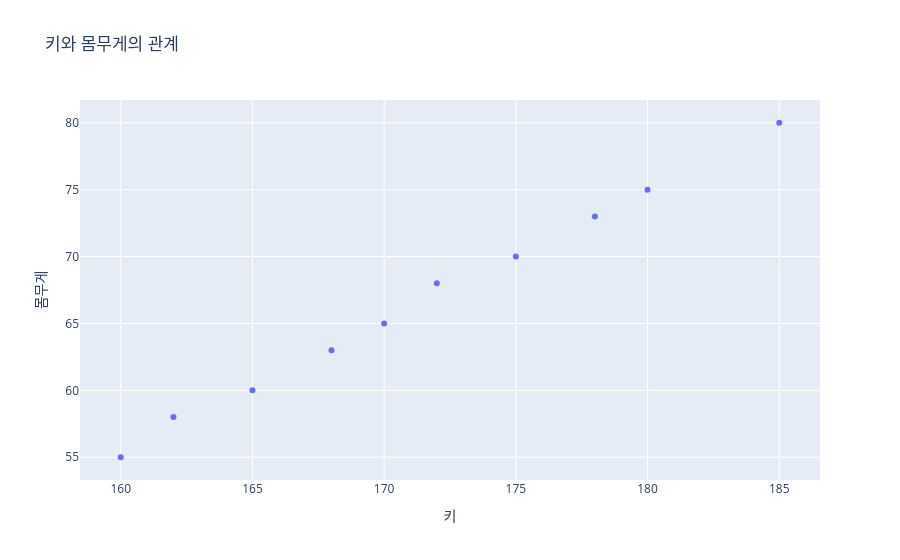

Notebook code for this chart:
### Markdown cell above
# 산점도 (Scatter Plot)

### Code cell
# 키와 몸무게 데이터
# plotly.express px 패키지 : 인터렉티브 시각화 
height_weight = {
    '키': [160, 165, 170, 175, 180, 162, 168, 172, 178, 185],
    '몸무게': [55, 60, 65, 70, 75, 58, 63, 68, 73, 80],
    '성별': ['여성', '여성', '여성', '남성', '남성', 
           '여성', '여성', '남성', '남성', '남성']
}

df_body = pd.DataFrame(height_weight)

fig = px.scatter(df_body, x='키', y='몸무게',
                 title='키와 몸무게의 관계')

fig.show()

### Figure 1 — Plotly figure (JSON) as saved in the notebook; plotly's stock layout.template omitted (floating-point values rounded to 4 significant figures)
{"data": [{"hovertemplate": "키=%{x}<br>몸무게=%{y}<extra></extra>", "legendgroup": "", "marker": {"color": "#636efa", "symbol": "circle"}, "mode": "markers", "name": "", "orientation": "v", "showlegend": false, "type": "scatter", "x": [160, 165, 170, 175, 180, 162, 168, 172, 178, 185], "xaxis": "x", "y": [55, 60, 65, 70, 75, 58, 63, 68, 73, 80], "yaxis": "y"}], "layout": {"legend": {"tracegroupgap": 0}, "title": {"text": "키와 몸무게의 관계"}, "xaxis": {"anchor": "y", "domain": [0, 1], "title": {"text": "키"}}, "yaxis": {"anchor": "x", "domain": [0, 1], "title": {"text": "몸무게"}}}}
